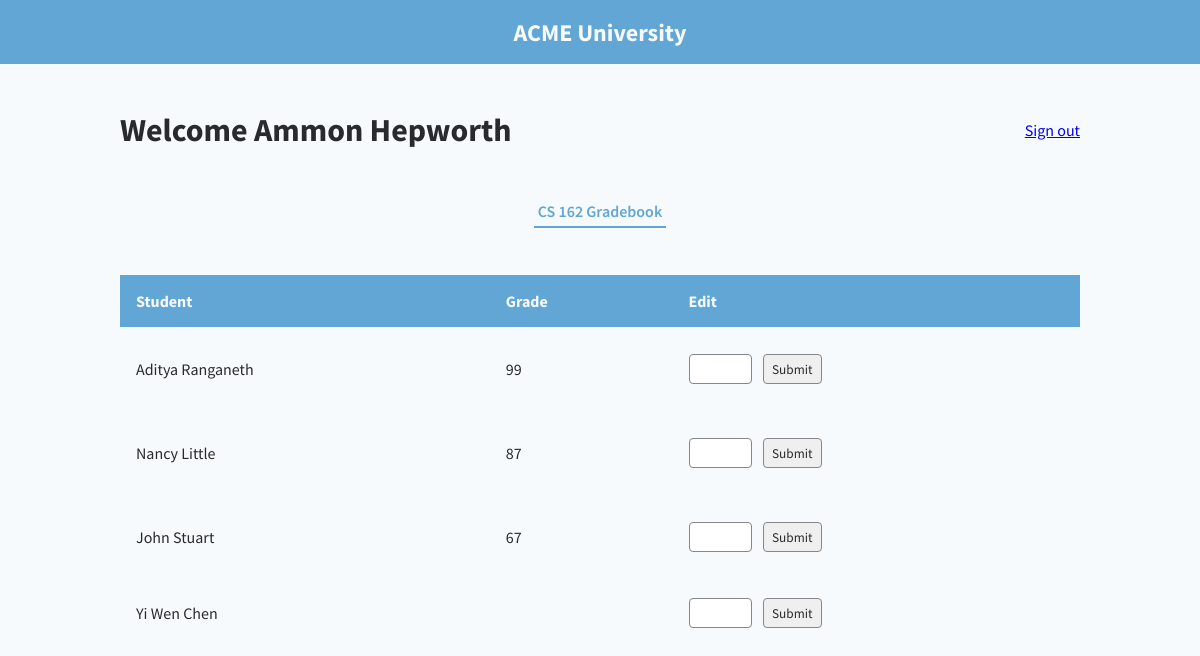
Screenshot of /instructor/Ammon Hepworth/CS 162 (signed in) with the database file from the repository.
### db.py (models this page shows)
class Teacher(db.Model, UserMixin):
	id = db.Column(db.Integer, primary_key=True)
	name = db.Column(db.String, nullable=False)
	user = db.relationship('User', backref='teacher', uselist=False)

class Course(db.Model, UserMixin):
	id = db.Column(db.Integer, primary_key=True)
	course_name = db.Column(db.String, unique=True, nullable=False)
	teacher_id = db.Column(db.Integer, db.ForeignKey('teacher.id'), nullable=False)
	number_enrolled = db.Column(db.Integer, nullable=False)
	capacity = db.Column(db.Integer, nullable=False)
	time = db.Column(db.String, nullable=False)
	teacher = db.relationship('Teacher', backref=db.backref('teachers', lazy=True))
	students = db.relationship('Enrollment', back_populates='course')

class Student(db.Model, UserMixin):
	id = db.Column(db.Integer, primary_key=True, autoincrement=True)
	name = db.Column(db.String, nullable=False)
	user = db.relationship('User', backref='student', uselist=False)
	courses = db.relationship('Enrollment', back_populates='student')

### app.py (the view, shortened to what this page needs)
@app.route("/instructor/<name>/<course>", methods = ['GET', 'POST'])
def specific_course(name, course, student = None):
    instructor_name = name
    instructor_course = course
    tea_course_data = []
    teaQ = Teacher.query.filter_by(name=instructor_name).first()
    teaQC = Course.query.filter_by(teacher_id = teaQ.id, course_name = instructor_course).first()
    print(teaQC)
    if request.method == 'GET':
        for j in range(len(teaQC.students)):
            temp1 = {
                'name':teaQC.students[j].student.name,
                'grade':teaQC.students[j].grade
            }
            tea_course_data.append(temp1)
    return render_template("specificCourse.html", instructor_name = instructor_name, instructor_course = instructor_course, data = tea_course_data)

### app.py (called while the page is built)
@login.user_loader
def load_user(user_id):
    return User.query.get(user_id)

### templates/specificCourse.html (shortened to what this page needs)
{% extends "person.html" %}
{% block styles %}
    {{ super() }}
    <link rel="stylesheet" href="{{ url_for('static', filename = 'instructor.css') }}">
{% endblock %}
{% block person_name %}{{ instructor_name }}{% endblock %}
{% block inner_nav_links %}
    <button class="inner-nav-link active-tab">{{ instructor_course }} Gradebook</button>
{% endblock %}
{% block data_table_headings %}
    <th>Student</th>
    <th>Grade</th>
    <th>Edit</th>
{% endblock %}
{% block data_table_body %}
    {% for student in data %}
        <tr>
            <td>{{ student.name }}</td>
            <td onclick="editGrade('{{ student.grade }}')">
                <p class="grade-value">{{ student.grade }}</p>
            </td>
            <td>
                <form action="{{ url_for('specific_course', name = instructor_name, course = instructor_course, student = student.name ) }}" method="post">
                    <input type="text" class="editable-field" name="new_grade" autocomplete="off">
                    <input class="edit-grade-submit" type="submit" value="Submit">
                </form>
            </td>
        </tr>
    {% endfor %}
{% endblock %}

### static/base.css (style rules this page uses)
:root { --bg-color: #F7FAFC; --accent-color: #61A6D4; --primary-text-color: #292A2C; --secondary-text-color: #61A6D4; --tertiary-text-color: #84878B; --quaternary-text-color: #F7FAFC; }
body { margin: 0; padding: 0; width: 100vw; height: 100vh; font-family: 'Source Sans Pro', Arial, Helvetica, sans-serif; background-color: var(--bg-color); color: var(--primary-text-color); position: relative; overflow-x: hidden; }

### static/person.css (style rules this page uses)
.inner-nav-link { padding: .35rem .25rem; text-decoration: none; border: none; background-color: transparent; font-family: 'Source Sans Pro', Arial, Helvetica, sans-serif; font-size: 1rem; color: var(--primary-text-color); }
.active-tab { font-weight: 600; color: var(--secondary-text-color); border-bottom: 2px solid var(--accent-color); }
.data-table-row th { text-align: left; padding: 1rem 1rem; }
.data-table-body td { color: var(--primary-text-color); padding: 1rem 1rem; }
.editable-field, .edit-grade-submit, .options-button { border: 1px solid #84878B; border-radius: .25rem; font-family: 'Source Sans Pro', Arial, Helvetica, sans-serif; color: var(--primary-text-color); display: inline-block; }
.editable-field { padding: .35rem; width: 50px; }
.grade-value { display: inline-block; }
.edit-grade-submit { padding: .35rem .5rem; margin-left: .5rem; }

### rows the page displays
Teacher: name "Ammon Hepworth"
Course: course_name "CS 162"
Student: name "Aditya Ranganeth", grade "99"
Student: name "Nancy Little", grade "87"
Student: name "John Stuart", grade "67"
Student: name "Yi Wen Chen"
